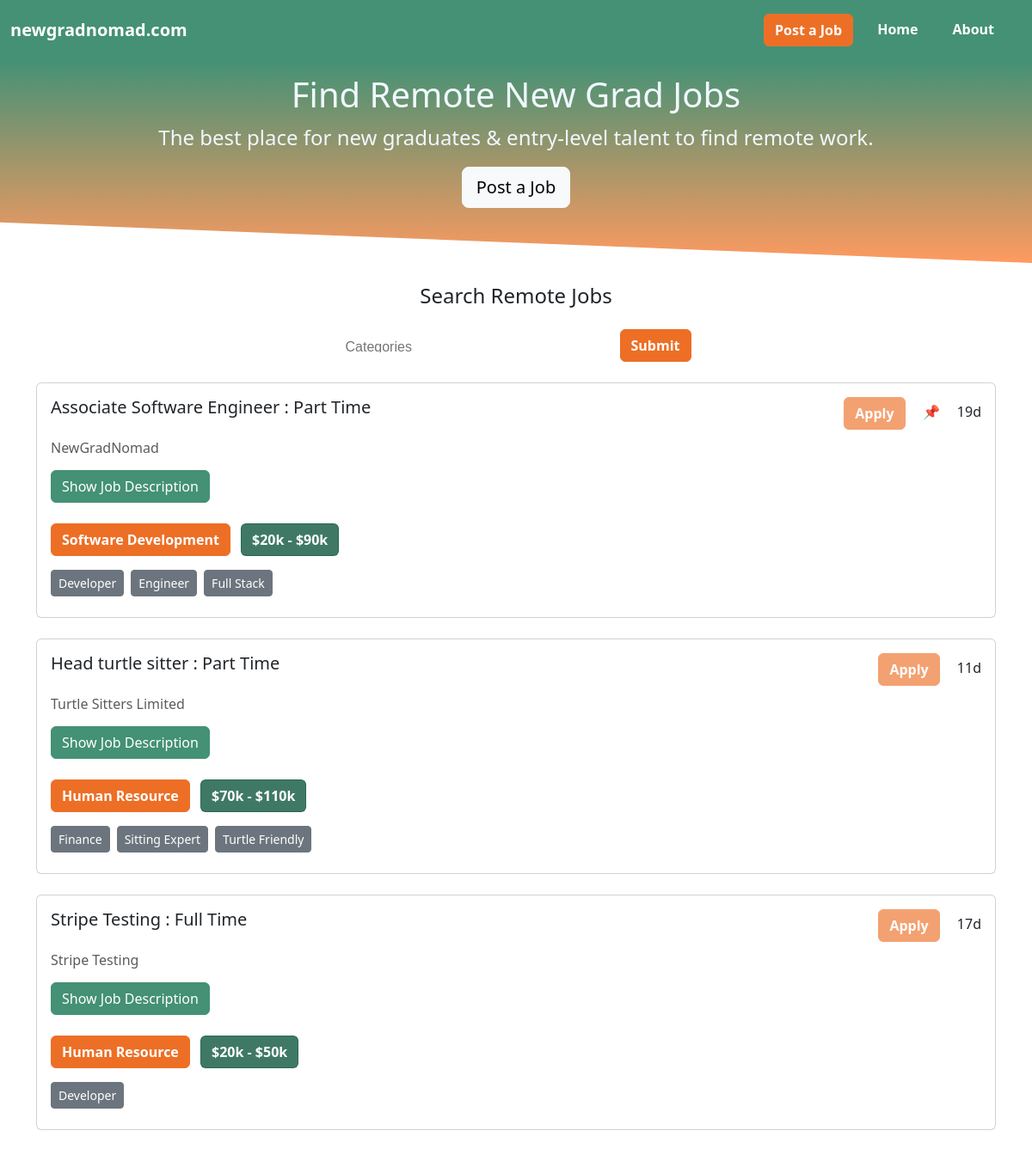
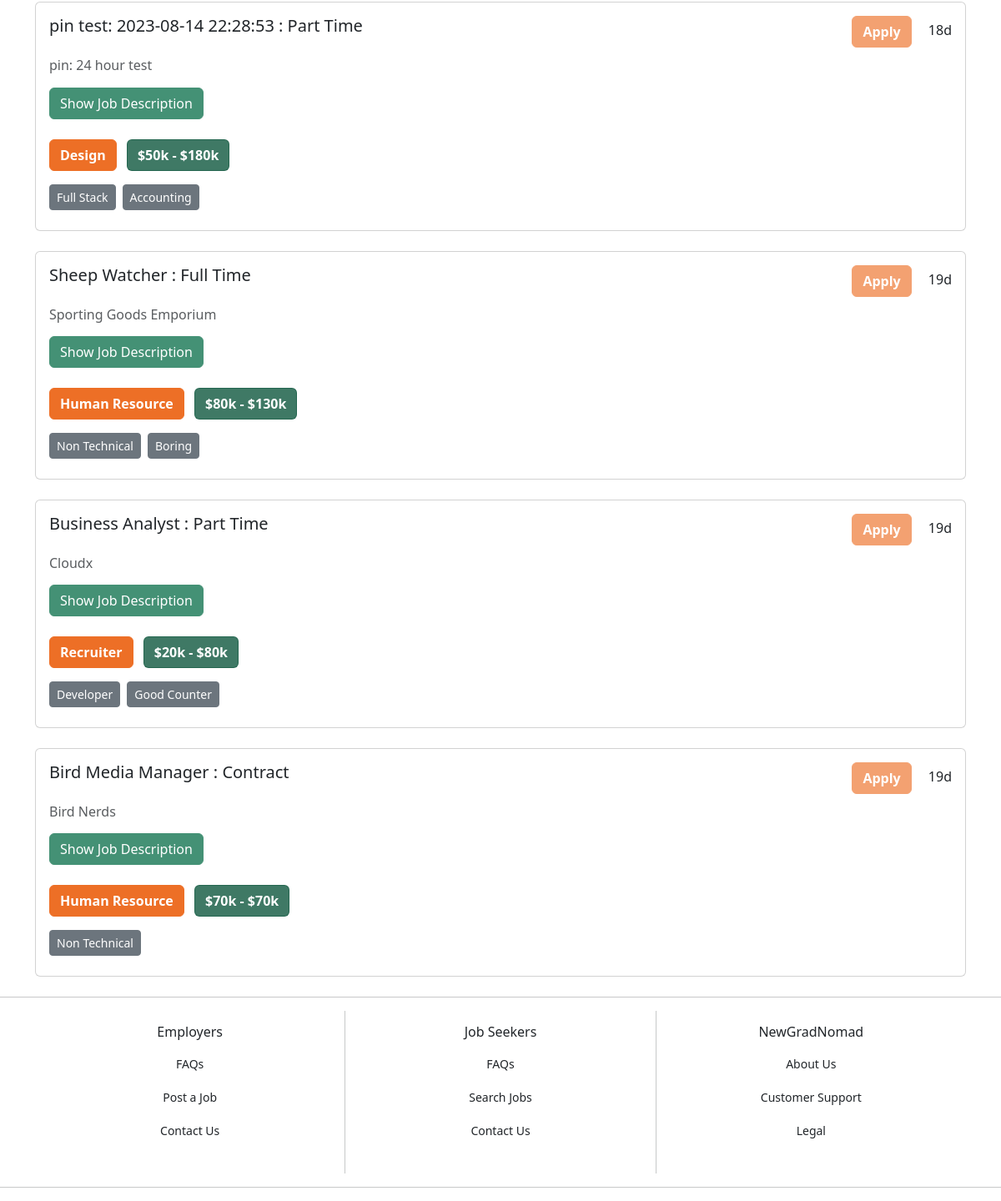
The app's page /home.php with its own data (2 pictures, top to bottom).
### tables this page shows
CREATE TABLE `jobListings` (
  `listingID` char(10) NOT NULL,
  `companyName` varchar(256) NOT NULL,
  `positionName` varchar(256) NOT NULL,
  `positionType` varchar(256) NOT NULL,
  `primaryTag` varchar(256) NOT NULL,
  `keywords` varchar(512) NOT NULL,
  `24hrSupport` int(128) NOT NULL,
  `pin` int(128) NOT NULL,
  `url` varchar(256) NOT NULL,
  `email` varchar(256) NOT NULL,
  `salaryRange` varchar(128) NOT NULL,
  `jobDescription` varchar(1028) NOT NULL,
  `postedDate` datetime NOT NULL,
  `paymentStatus` int(10) NOT NULL
);

### home.php (the view, shortened to what this page needs)
<?php
require_once './components/db_connect.php';
require_once './components/prices.php';
$searchReq = filter_input(INPUT_GET, 'searchQuery');
if ($searchReq != NULL || $searchReq != FALSE) {
  $query = $db->prepare("SELECT * FROM jobListings WHERE paymentStatus = 1 AND primaryTag like :search OR keywords like :search OR positionType like :search OR positionName like :search OR companyName like :search ORDER BY `jobListings`.`postedDate` DESC");
  $query->bindValue(':search', "%" . $searchReq . "%");
} else {
  $query = $db->prepare("SELECT * FROM jobListings WHERE paymentStatus = 1 ORDER BY `jobListings`.`postedDate` DESC");
}
$query->execute();
$listings = $query->fetchAll();
$pinListings = array();
$noPinListings = array();
$date = date("Y/m/d H:i:s");
$secondsPerDay = 86400;
$secondsPerWeek = 604800;
$secondsPerMonth = 2629800;
foreach ($listings as $listing) :
  $timeSincePost = strtotime($date) - strtotime($listing['postedDate']);
  if (($listing['pin'] == $pinPost24hrPrice && $timeSincePost <= $secondsPerDay) || ($listing['pin'] == $pinPost1wkPrice && $timeSincePost <= $secondsPerWeek) || ($listing['pin'] == $pinPost1mthPrice && $timeSincePost <= $secondsPerMonth)) {
    array_push($pinListings, $listing);
  } else {
    array_push($noPinListings, $listing);
  }
endforeach;
$sortedListings = array_merge($pinListings, $noPinListings)
?>
<!DOCTYPE html>
<html lang="en">
<head>
  <link href="./style/NavBar.css" rel="stylesheet">
  <link href="./style/Home.css" rel="stylesheet">
  <link href="./style/HeroSection.css" rel="stylesheet">
  <link href="https://cdn.jsdelivr.net/npm/select2@4.1.0-rc.0/dist/css/select2.min.css" rel="stylesheet" />
  <link href="https://cdn.jsdelivr.net/npm/bootstrap@5.3.1/dist/css/bootstrap.min.css" rel="stylesheet">
  <link rel="stylesheet" href="https://cdn.jsdelivr.net/npm/select2-bootstrap-5-theme@1.3.0/dist/select2-bootstrap-5-theme.min.css" />
</head>
<body>
  <div id="navbar"></div>
  <div class="text-center hero-container container-fluid">
    <h1 class="fs-1 text-center">Find Remote New Grad Jobs</h1>
    <p class="fs-4 lead text-center">The best place for new graduates &amp; entry-level talent to find remote work.</p>
    <a role="button" href="./pages/PostAJob" class=" btn btn-lg mx-1 mb-3 btn btn-light">Post a Job</a>
  </div>
  <form class="container" role="search" method="get" action="./">
    <label for="searchQuery" class="text-center mt-4 form-label" style="width: 100%;">
      <h4>Search Remote Jobs</h4>
    </label>
    <div class="mt-2 d-flex align-items-center justify-content-center">
      <button type="submit" class="ms-4 orange-button btn btn-primary"><strong>Submit</strong></button>
    </div>
  </form>
  <div class="container">
    <?php $listingID = 0; ?>
    <?php foreach ($sortedListings as $listing) : ?>
      <?php
      $tags = explode(";", $listing['keywords']);
      $daysSincePost = ceil((strtotime($date) - strtotime($listing['postedDate'])) / $secondsPerDay);
      ?>
      <div class="my-4 card">
        <div class="card-body">
          <div class="container-fluid px-0">
            <div class="row">
              <div class="col">
                <div class="card-title h5">
                  <?php echo  $listing['positionName'] . ' : ' . $listing['positionType']; ?>
                </div>
              </div>
              <div class="col-auto text-end mb-3">
                <span class="d-inline-block" tabindex="0" data-bs-toggle="tooltip" data-bs-title="Please Agree to the Terms in the Description Before Applying." id="ToolTip<?php echo  $listingID; ?>">
                  <a role="button" href="<?php echo  $listing['url']; ?>" class="orange-button btn btn-primary me-3 disabled" id="<?php echo  $listingID; ?>ApplyButton"><strong>Apply</strong></a>
                </span>
                <?php if (isset($_SESSION[$listing['listingID'] . 'Pin?'])) echo '📌&emsp;'; ?>
                <?php echo $daysSincePost; ?>d
              </div>
            </div>
            <div class="row">
              <div class="col">
                <div class="text-muted card-subtitle h6"><?php echo  $listing['companyName']; ?></div>
              </div>
            </div>
            <div class="row my-3">
              <div class="col">
                <button id="#<?php echo  $listingID; ?>" onclick="updateDescriptionButton(this)" class="btn btn-primary button-green" type="button" data-bs-toggle="collapse" data-bs-target="#<?php echo  $listingID; ?>" aria-expanded="false" aria-controls="<?php echo  $listingID; ?>">
                  Show Job Description
                </button>
              </div>
            </div>
            <div class="row">
              <div class="col">
                <a class="card-link ms-0 me-2"><button class="my-2 card-link orange-button btn btn-primary"><strong><?php echo  $listing['primaryTag']; ?></strong></button></a>
                <a class="card-link ms-0 me-2"><button class="my-2 card-link btn btn-primary salary-button"><strong><?php echo  $listing['salaryRange']; ?></strong></button></a>
              </div>
            </div>
            <div class="row">
              <div class="col">
                <?php for ($i = 0; $i < sizeof($tags) - 1; $i++) {
                  echo '<a class="card-link ms-0 me-2"><button class="my-2 card-link button-tag btn btn-secondary btn-sm">' . $tags[$i] . '</button></a>';
                } ?>
              </div>
            </div>
          </div>
        </div>
      </div>
      <?php $listingID++; ?>
    <?php endforeach; ?>
  </div>
</body>
<footer id="footer"></footer>
</html>

### style/Home.css (style rules this page uses)
.button-green { background-color: #449175 !important; border-color: #449175 !important; }
.salary-button { background-color: #21644ddc !important; border-color: #21644ddc !important; }
.orange-button { background-color: #ed6f26 !important; border-color: #ed6f26 !important; }

### style/HeroSection.css (style rules this page uses)
.hero-container { color: aliceblue !important; padding-top: 1rem !important; padding-bottom: 3rem !important; background-image: linear-gradient(180deg, #449175, #ff9a60) !important; z-index: -1; clip-path: polygon(0 0, 100% 0, 100% 100%, 0 80%); }

### records on screen
joblistings: positionName "Associate Software Engineer", positionType "Part Time", postedDate "19", companyName "NewGradNomad", primaryTag "Software Development", salaryRange "$20k - $90k", keywords "Developer", keywords "Engineer", keywords "Full Stack"
joblistings: positionName "Head turtle sitter", positionType "Part Time", postedDate "11", companyName "Turtle Sitters Limited", primaryTag "Human Resource", salaryRange "$70k - $110k", keywords "Finance", keywords "Sitting Expert", keywords "Turtle Friendly"
joblistings: positionName "Stripe Testing", positionType "Full Time", postedDate "17", companyName "Stripe Testing", primaryTag "Human Resource", salaryRange "$20k - $50k", keywords "Developer"
joblistings: positionName "pin test: 2023-08-14 22:28:53", positionType "Part Time", postedDate "18", companyName "pin: 24 hour test", primaryTag "Design", salaryRange "$50k - $180k", keywords "Full Stack", keywords "Accounting"
joblistings: positionName "Sheep Watcher", positionType "Full Time", postedDate "19", companyName "Sporting Goods Emporium", primaryTag "Human Resource", salaryRange "$80k - $130k", keywords "Non Technical", keywords "Boring"
joblistings: positionName "Business Analyst", positionType "Part Time", postedDate "19", companyName "Cloudx", primaryTag "Recruiter", salaryRange "$20k - $80k", keywords "Developer", keywords "Good Counter"
joblistings: positionName "Bird Media Manager", positionType "Contract", postedDate "19", companyName "Bird Nerds", primaryTag "Human Resource", salaryRange "$70k - $70k", keywords "Non Technical"
